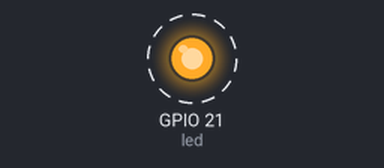
A program run on a simulated Raspberry Pi (BCM pin numbers). On the bench: output pins drawn as LEDs (lit = HIGH). Dashed ring = blinking. What the program prints to the terminal is not drawn.

Above: at 0.2 s.
Timing chart, 0 to 3.0 s (numbered marks = the images above):
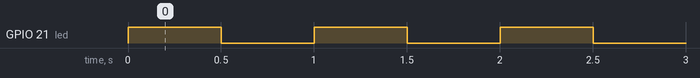

Measured:
- by itself, GPIO 21 (led): alternates HIGH for 0.50 s and LOW for 0.50 s

The program:

led_blink_gpiozero.py
```python
# LED blinking example using gpiozero library
from gpiozero import LED
from time import sleep

GPIO_LED = 21

led = LED(GPIO_LED)

print("Start blinking...")
print("Press CTRL-C to stop.")

try:
    while(True):
        led.on()
        sleep(0.5)
        led.off()
        sleep(0.5)
except KeyboardInterrupt:
    pass

print("Done!")
```
